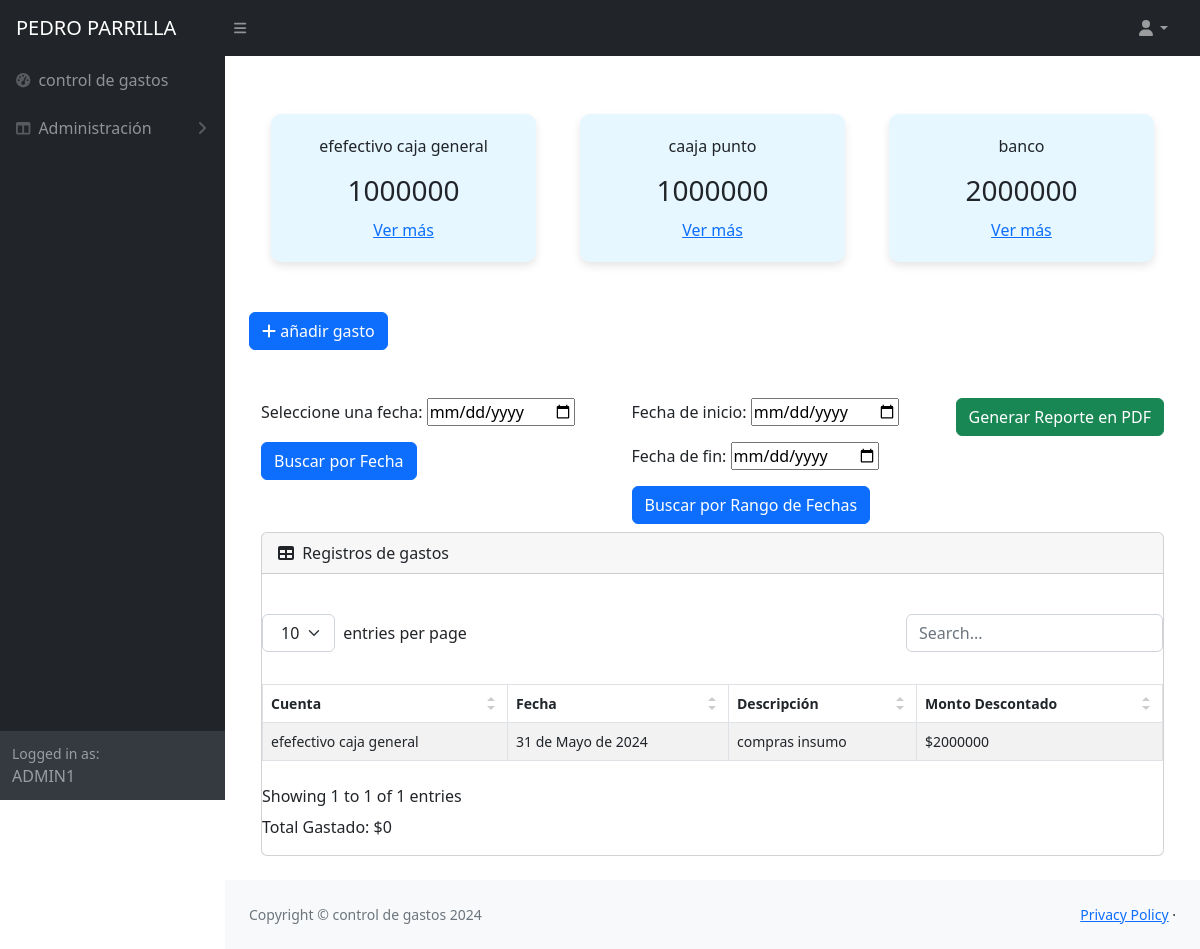
Screenshot of /montos/inicio/ (signed in) with the database file from the repository.
### montos/models.py (models this page shows, shortened)
class AuthUser(models.Model):
    password = models.CharField(max_length=128)
    last_login = models.DateTimeField(blank=True, null=True)
    is_superuser = models.BooleanField()
    username = models.CharField(unique=True, max_length=150)
    last_name = models.CharField(max_length=150)
    email = models.CharField(max_length=254)
    is_staff = models.BooleanField()
    is_active = models.BooleanField()
    date_joined = models.DateTimeField()
    first_name = models.CharField(max_length=150)
    class Meta:
        managed = False
        db_table = 'auth_user'

class Cuenta(models.Model):
    nombre = models.CharField(max_length=100)
    saldo = models.DecimalField(max_digits=100, decimal_places=0, default=0)
    descripcion = models.CharField(max_length=500)

class RegistroGasto(models.Model):
    cuenta = models.ForeignKey(Cuenta, on_delete=models.CASCADE)
    fecha = models.DateField(auto_now_add=False)
    motivo = models.CharField(max_length=255)
    monto = models.DecimalField(max_digits=100, decimal_places=0)

### montos/views.py (the view, shortened to what this page needs)
# urls.py: path('inicio/', login_required(index), name='index'),
def index(request):
    cuentas = Cuenta.objects.all()
    gastos = RegistroGasto.objects.all()
    fecha_form = FechaForm()
    rango_fechas_form = RangoFechasForm()
    total = 0
    context = {
        'cuentas': cuentas,
        'gastos': gastos,
        'fecha_form': fecha_form,
        'rango_fechas_form': rango_fechas_form,
        'total': total,
    }
    return render(request, 'home.html', context)

### montos/forms.py
class FechaForm(forms.Form):
    fecha = forms.DateField(widget=forms.DateInput(attrs={'type': 'date'}), label='Seleccione una fecha')

class RangoFechasForm(forms.Form):
    fecha_inicio = forms.DateField(widget=forms.DateInput(attrs={'type': 'date'}), label='Fecha de inicio')
    fecha_fin = forms.DateField(widget=forms.DateInput(attrs={'type': 'date'}), label='Fecha de fin')

### templates/home.html (shortened to what this page needs)
{% load static %}
<!DOCTYPE html>
<html lang="en">
  <head>
    {% include "head.html" %}
  </head>
<body class="sb-nav-fixed">
  {% include "nav.html" %}
  <div id="layoutSidenav">
      <div id="layoutSidenav_nav">
          <nav class="sb-sidenav accordion sb-sidenav-dark" id="sidenavAccordion">
              <div class="sb-sidenav-menu">
                  <div class="nav">
                      <a class="nav-link" href="{% url 'montos:index' %}">
                          <div class="sb-nav-link-icon"><i class="fas fa-tachometer-alt"></i></div>
                          control de gastos
                      </a>
                      <a class="nav-link collapsed" href="{% url 'montos:index' %}" data-bs-toggle="collapse" data-bs-target="#collapseLayouts" aria-expanded="false" aria-controls="collapseLayouts">
                          <div class="sb-nav-link-icon"><i class="fas fa-columns"></i></div>
                          Administración
                          <div class="sb-sidenav-collapse-arrow"><i class="fas fa-angle-down"></i></div>
                      </a>
                  </div>
              </div>
              <div class="sb-sidenav-footer">
                  <div class="small">Logged in as:</div>
                  {{ user.username|upper }}
              </div>
          </nav>
      </div>
      <div id="layoutSidenav_content">
          <main>
            <div class="container-fluid px-4">
              <div class="container mt-5">
                <div class="row">
                  {% for cuentas in cuentas %}
                  <div class="col-md-4">
                      <div class="dashboard-card mentions-card">
                          <p>{{ cuentas.nombre }}</p>
                          <h3>{{ cuentas.saldo }}</h3>
                          <a href="{% url 'montos:listarcuenta' %}" class="view-link text-primary">Ver más</a>
                      </div>
                  </div>
                  {% endfor %}
                </div>
              </div>
              <br></p>
                <a href= "{% url 'montos:crearGasto' %}"class="btn btn-primary btn-flat">
                  <i class="fas fa-plus"></i> añadir gasto
                </a>
              <br></p>
              <div class="container mt-5">
                <div class="card-body">
                  <div class="d-flex justify-content-between align-items-start">
                    <div class="form-inline">
                        <form method="post">
                            <div class="form-group mb-2">
                                {{ fecha_form.as_p }}
                            </div>
                            <button type="submit" name="buscar_por_fecha" class="btn btn-primary mb-2 ml-2">Buscar por Fecha</button>
                        </form>
                    </div>
                    <div class="form-inline">
                        <form method="post">
                            <div class="form-group mb-2">
                                {{ rango_fechas_form.as_p }}
                            </div>
                            <button type="submit" name="buscar_por_rango" class="btn btn-primary mb-2 ml-2">Buscar por Rango de Fechas</button>
                        </form>
                    </div>
                    <div class="form-inline">
                        <form method="post">
                            <button type="submit" name="generar_pdf" class="btn btn-success mb-2 ml-2">Generar Reporte en PDF</button>
                        </form>
                    </div>
                  </div>
                <div class="card mb-4">
                    <div class="card-header">
                        <i class="fas fa-table me-1"></i>
                        Registros de gastos
                    </div>
                    <br></p>
                      <table id="datatablesSimple" class="table table-striped table-bordered mt-3">
                          <thead>
                              <tr>
                                  <th>Cuenta</th>
                                  <th>Fecha</th>
                                  <th>Descripción</th>
                                  <th>Monto Descontado</th>
                              </tr>
                          </thead>
                          <tbody>
                              {% for gasto in gastos %}
                              <tr>
                                  <td>{{ gasto.cuenta.nombre }}</td>
                                  <td>{{ gasto.fecha }}</td>
                                  <td>{{ gasto.motivo }}</td>
                                  <td>${{ gasto.monto }}</td>
                              </tr>
                              {% endfor %}
                          </tbody>
                      </table>
                      <p>Total Gastado: ${{ total }}</p>
                    </div>
                </div>
              </div>
            </div>
          </main>
          <footer class="py-4 bg-light mt-auto">
              <div class="container-fluid px-4">
                  <div class="d-flex align-items-center justify-content-between small">
                      <div class="text-muted">Copyright &copy; control de gastos 2024</div>
                      <div>
                          <a href="#">Privacy Policy</a>
                          &middot;
                      </div>
                  </div>
              </div>
          </footer>
      </div>
  </div>
</body>
</html>

### templates/head.html (shortened to what this page needs)
{% load static %}
<link href="{% static 'libs/css/style.min.css' %}" rel="stylesheet" />
<link href="{% static 'css/styles.css' %}" rel="stylesheet" />

### templates/nav.html (shortened to what this page needs)
<nav class="sb-topnav navbar navbar-expand navbar-dark bg-dark">
    <a class="navbar-brand ps-3" href="{% url 'montos:index' %}">PEDRO PARRILLA</a>
    <button class="btn btn-link btn-sm order-1 order-lg-0 me-4 me-lg-0" id="sidebarToggle" href="#!"><i class="fas fa-bars"></i></button>
    <ul class="navbar-nav ms-auto ms-md-0 me-3 me-lg-4">
        <li class="nav-item dropdown">
            <a class="nav-link dropdown-toggle" id="navbarDropdown" href="#" role="button" data-bs-toggle="dropdown" aria-expanded="false"><i class="fas fa-user fa-fw"></i></a>
        </li>
    </ul>
</nav>

### templates/home.html (style rules this page uses)
.dashboard-card { text-align: center; padding: 20px; border-radius: 10px; margin: 10px; box-shadow: 0 4px 8px rgba(0,0,0,0.1); transition: transform 0.2s; }
.dashboard-card .view-link { display: block; margin-top: 10px; }
.mentions-card { background-color: #e6f7ff; }
.text-primary { color: #007bff; }

### rows the page displays
Cuenta: nombre "efefectivo caja general", saldo "1000000"
Cuenta: nombre "caaja punto", saldo "1000000"
Cuenta: nombre "banco", saldo "2000000"
RegistroGasto: cuenta.nombre "efefectivo caja general", fecha "31 de Mayo de 2024", motivo "compras insumo", monto "2000000"

### other values shown
{{ user.username|upper }} "ADMIN1"
{{ total }} "0"
